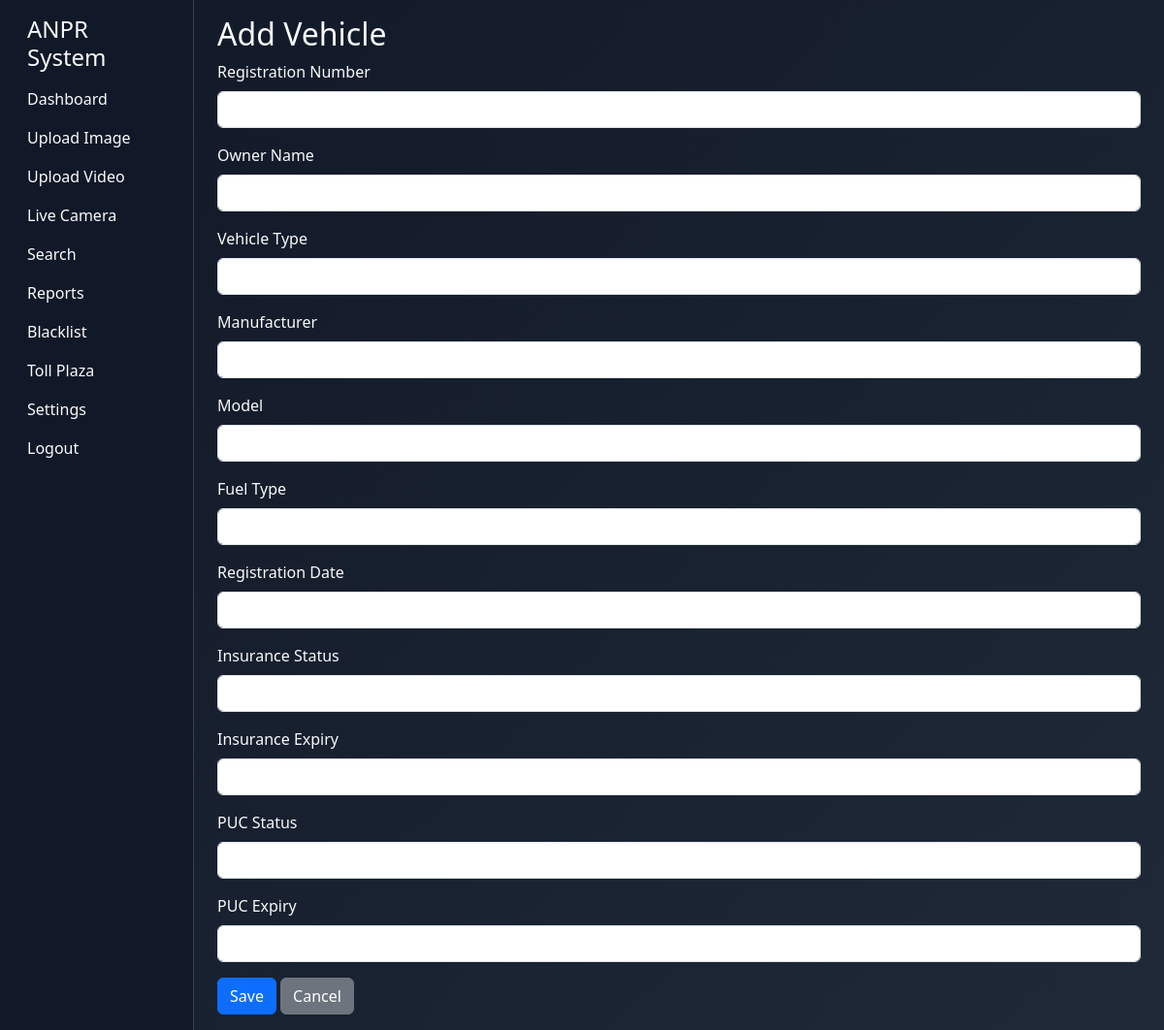
The app's page /admin/vehicles/edit/GJ01AB5555 (signed in), older data.
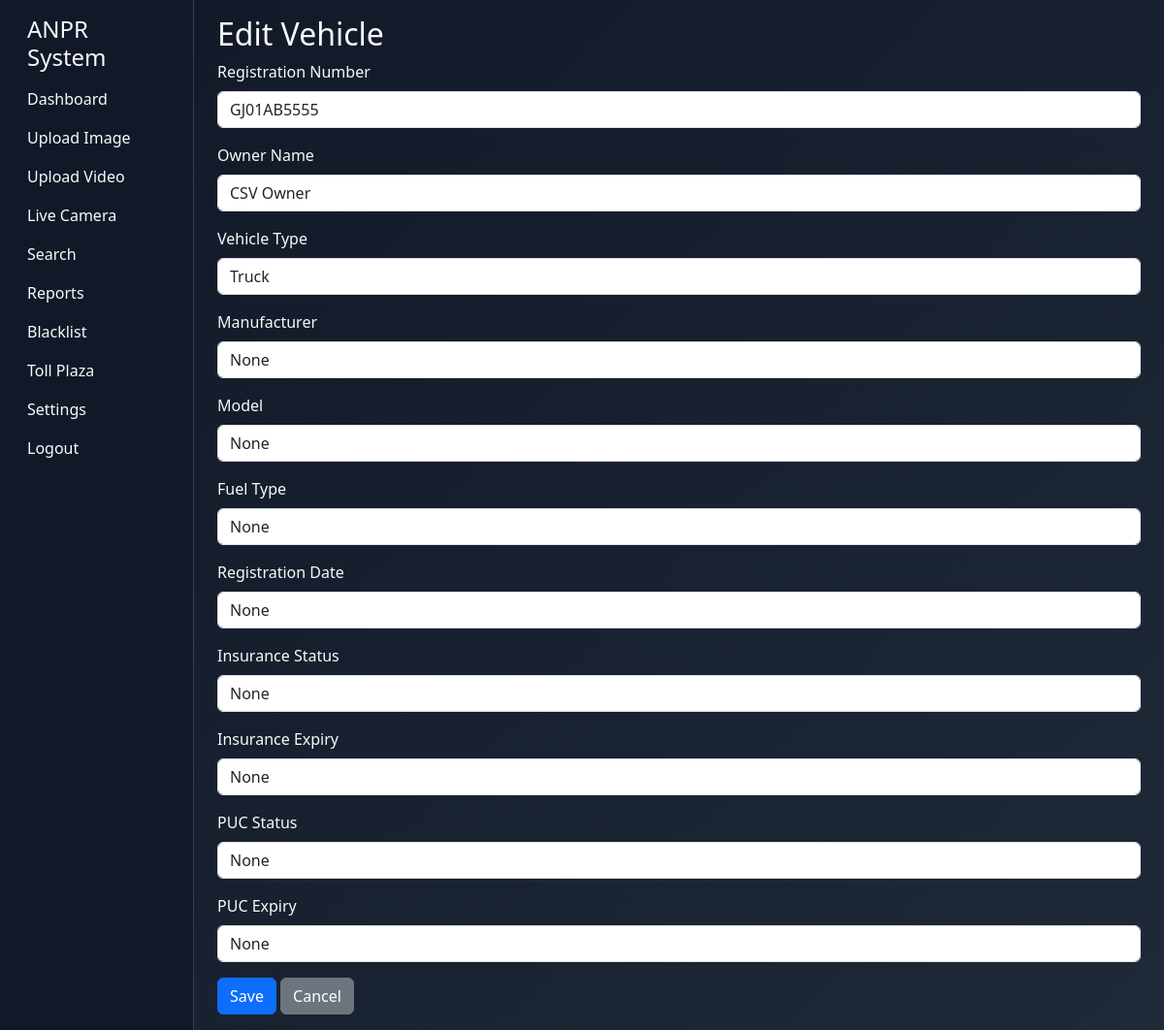
The same page, newer data.
### tables this page shows
CREATE TABLE vehicles (
                    id INTEGER PRIMARY KEY AUTOINCREMENT,
                    plate_number TEXT UNIQUE NOT NULL,
                    vehicle_type TEXT,
                    manufacturer TEXT,
                    model TEXT,
                    variant TEXT,
                    vehicle_color TEXT,
                    fuel_type TEXT,
                    engine_number TEXT,
                    chassis_number TEXT,
                    registration_date TEXT,
                    registration_state TEXT,
                    insurance_status TEXT,
                    insurance_expiry TEXT,
                    puc_status TEXT,
                    puc_expiry TEXT,
                    fastag_status TEXT,
                    fastag_balance REAL,
                    permit_status TEXT,
                    fitness_status TEXT,
                    rc_status TEXT,
                    owner_name TEXT,
                    city TEXT,
                    district TEXT,
                    state TEXT
                , insurance_provider TEXT, data_source TEXT, last_updated TEXT, source TEXT DEFAULT 'local_database', verified INTEGER DEFAULT 0, verified_at TEXT, raw_api_response TEXT);

### routes/vehicle_routes.py (the view, shortened to what this page needs)
@vehicle_bp.route('/edit/<plate>', methods=['GET', 'POST'])
def edit_vehicle(plate):
    plate_norm = clean_plate_text(plate)
    rec = db.get_vehicle_info(plate_norm)
    return render_template('admin/vehicle_form.html', vehicle=rec)

### app.py (called while the page is built)
@app.before_request
def require_login() -> None:
    public_routes = {"/login", "/logout", "/static/<path:filename>", "/api/health", "/api/spec"}
    if request.endpoint in {"static"}:
        return
    if request.path.startswith("/static/"):
        return
    if request.path in public_routes:
        return
    if "user_id" not in session:
        if request.path != "/login":
            return redirect(url_for("login"))

### modules/database_manager.py (called while the page is built)
    def _connect(self) -> sqlite3.Connection:
        conn = sqlite3.connect(self.db_path)
        conn.row_factory = sqlite3.Row
        return conn

### modules/utils.py (called while the page is built)
def normalize_plate_text(text: str) -> str:
    if not text:
        return ""
    sanitized = re.sub(r"[^A-Za-z0-9]", "", str(text).upper().strip())
    return sanitized[:12]

def clean_plate_text(text: str) -> str:
    cleaned = normalize_plate_text(text)
    return cleaned[:12]

### templates/admin/vehicle_form.html
{% extends 'base.html' %}
{% block content %}
<h2>{{ 'Edit Vehicle' if vehicle else 'Add Vehicle' }}</h2>
<form method="post">
  <div class="mb-3">
    <label class="form-label">Registration Number</label>
    <input name="plate_number" class="form-control" value="{{ vehicle.plate_number if vehicle else '' }}" {% if vehicle %}readonly{% endif %} required>
  </div>
  <div class="mb-3">
    <label class="form-label">Owner Name</label>
    <input name="owner_name" class="form-control" value="{{ vehicle.owner_name if vehicle else '' }}">
  </div>
  <div class="mb-3">
    <label class="form-label">Vehicle Type</label>
    <input name="vehicle_type" class="form-control" value="{{ vehicle.vehicle_type if vehicle else '' }}">
  </div>
  <div class="mb-3">
    <label class="form-label">Manufacturer</label>
    <input name="manufacturer" class="form-control" value="{{ vehicle.manufacturer if vehicle else '' }}">
  </div>
  <div class="mb-3">
    <label class="form-label">Model</label>
    <input name="model" class="form-control" value="{{ vehicle.model if vehicle else '' }}">
  </div>
  <div class="mb-3">
    <label class="form-label">Fuel Type</label>
    <input name="fuel_type" class="form-control" value="{{ vehicle.fuel_type if vehicle else '' }}">
  </div>
  <div class="mb-3">
    <label class="form-label">Registration Date</label>
    <input name="registration_date" class="form-control" value="{{ vehicle.registration_date if vehicle else '' }}">
  </div>
  <div class="mb-3">
    <label class="form-label">Insurance Status</label>
    <input name="insurance_status" class="form-control" value="{{ vehicle.insurance_status if vehicle else '' }}">
  </div>
  <div class="mb-3">
    <label class="form-label">Insurance Expiry</label>
    <input name="insurance_expiry" class="form-control" value="{{ vehicle.insurance_expiry if vehicle else '' }}">
  </div>
  <div class="mb-3">
    <label class="form-label">PUC Status</label>
    <input name="puc_status" class="form-control" value="{{ vehicle.puc_status if vehicle else '' }}">
  </div>
  <div class="mb-3">
    <label class="form-label">PUC Expiry</label>
    <input name="puc_expiry" class="form-control" value="{{ vehicle.puc_expiry if vehicle else '' }}">
  </div>
  <button class="btn btn-primary">Save</button>
  <a class="btn btn-secondary" href="{{ url_for('vehicle_bp.list_vehicles') }}">Cancel</a>
</form>
{% endblock %}

Row changes from the older to the newer data that the page shows:
added vehicles: plate_number "GJ01AB5555", owner_name "CSV Owner", vehicle_type "Truck"
Text that changed along with them:
{{ 'Edit Vehicle' if vehicle else 'Add Vehicle' }}: "Add Vehicle" → "Edit Vehicle"
form field manufacturer: (not shown) → "None"
form field model: (not shown) → "None"
form field fuel_type: (not shown) → "None"
form field registration_date: (not shown) → "None"
form field insurance_status: (not shown) → "None"
form field insurance_expiry: (not shown) → "None"
form field puc_status: (not shown) → "None"
form field puc_expiry: (not shown) → "None"
